Frame 1 (no input): blank canvas, image omitted
Frame 60 (no input): blank canvas, image omitted
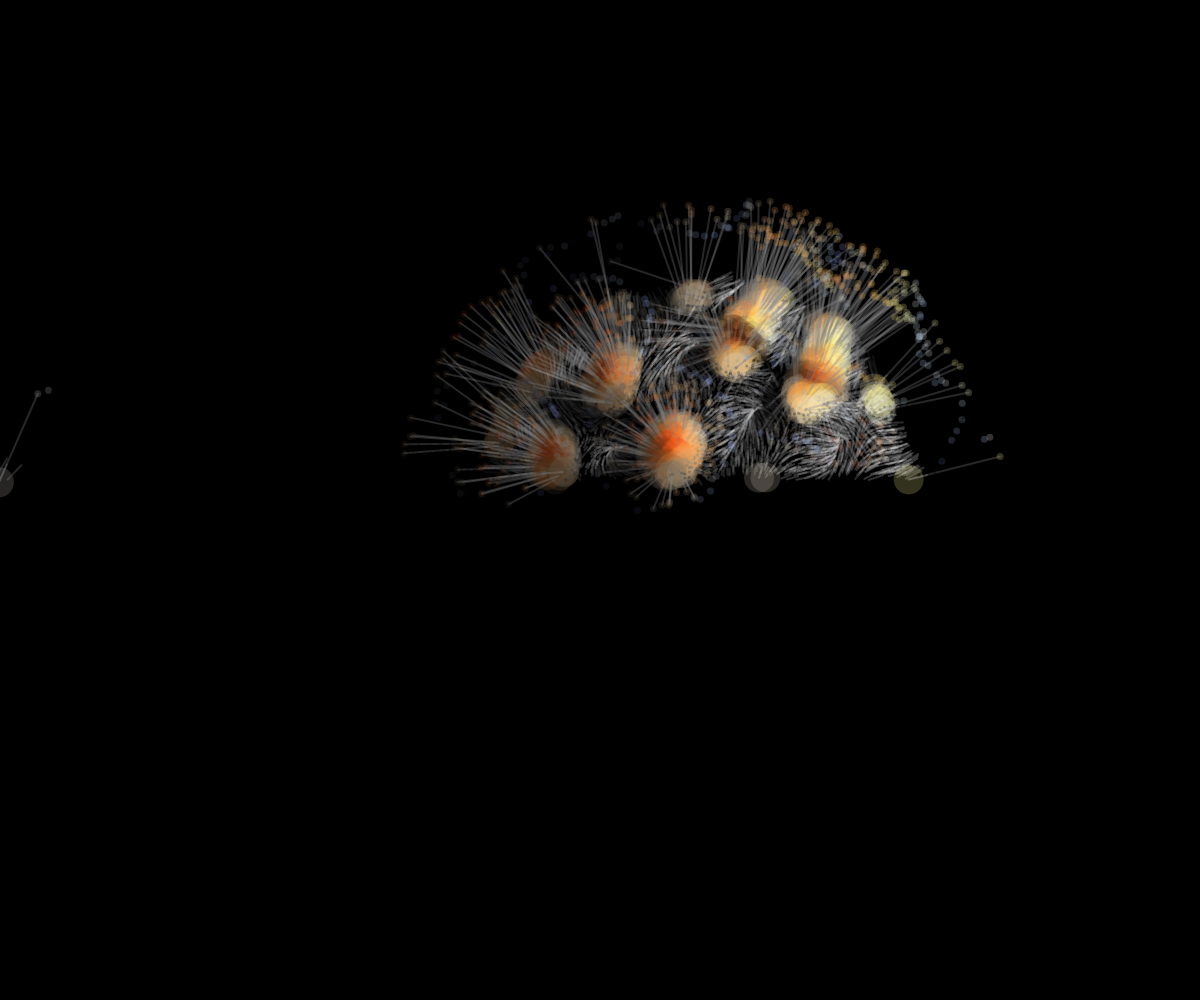
Frame 120 (the mouse pressed at the canvas centre since frame 60)

The p5.js sketch whose frames 1 and 60 were blank and that drew this single picture after the mouse press (run headless with seeded random() and noise() and a simulated clock; from frame 60 on, the mouse is pressed at the canvas centre):

// p5.js sketch
// ── sketch.js
let det = 0.01;
let maxdist = 1000;
let ldir;
let colo;
let pm;
let hitm;
let pix = 0;
let w, h;
let listoo = false;
let distmush;
let gr;
let features;
let set = false;
let fxrand = Math.random;
let pnt=0;

p5.Vector.prototype.rotateAxis = function (angleXY, angleXZ, angleYZ) {
  let vec2D;
  let vec3D = this;
  vec2D = createVector(vec3D.x, vec3D.y);
  vec2D.rotate(angleXY);
  vec3D.set(vec2D.x, vec2D.y, vec3D.z);
  vec2D = createVector(vec3D.x, vec3D.z);
  vec2D.rotate(angleXZ);
  vec3D.set(vec2D.x, vec3D.y, vec2D.y);
  vec2D = createVector(vec3D.y, vec3D.z);
  vec2D.rotate(angleYZ);
  vec3D.set(vec3D.x, vec2D.x, vec2D.y);
  return vec3D;
};

p5.Color.prototype.rotate = function (angleRG, angleRB, angleGB) {
  let col = this;
  let vec;
  if (col.x == undefined) {
    vec = createVector(col._array[0], col._array[1], col._array[2]);
  } else {
    vec = createVector(col.x, col.y, col.z);
  }
  vec.rotateAxis(angleRG, angleRB, angleGB);
  col.x = vec.x;
  col.y = vec.y;
  col.z = vec.z;
  col.setRed(abs(col.x));
  col.setGreen(abs(col.y));
  col.setBlue(abs(col.z));
  return col;
};

let angles = [0, 0.7, 3, 4, 4];
let mushroom_rotation;
let mushroom_tilt;
let mushroom_head1;
let mushroom_head2;
let mushroom_tallo;
let mushroom_height;
let mushroom_pattern_size;
let mushroom_pattern_freq;
let mushroom_clone;
let image_color;
let light_angle;
let flowers_color;
let river;
let camera_orientation;


function setup() {
  feat();
  w = windowWidth;
  h = windowHeight;
  createCanvas(w, h);
  colorMode(RGB, 1);
  //w = 800;
  //h = 800;
  ldir = createVector(3, -1, -2);
  ldir.normalize();
  //ldir.rotateAxis(0, light_angle, 0);
  pm = createVector(0, 0, 0);
  if (image_color == 5/4) {
    background(0.15);
    ldir = createVector(0.2, -0.5, 1);
  } else background(0);
}



window.onload = feat;

function feat() {
  if (set) return;
  set = true;
  mushroom_rotation = angles[Math.floor(fxrand() * 5)];
//  mushroom_rotation = angles[4];
  mushroom_tilt = 0.015 + (fxrand() - 0.5) * 0.015;
  let shape = Math.floor(fxrand() * 5) / 4;
  mushroom_head1 = 0.3 + shape * 0.7;
  let fat = Math.floor(fxrand() * 3.9) / 4;
  mushroom_head2 = Math.pow(fat, 2);
  mushroom_tallo = mushroom_head2 - 0.5;
  let he = Math.floor(fxrand() * 3);
  mushroom_height = (he / 3 - 0.3) * 10;
  mushroom_pattern_size = 0.2 + fxrand() * 0.25;
  mushroom_pattern_freq = 0.5 + fxrand() * 0.3;
  mushroom_clone = fxrand() > 0.5;
  image_color = 0;
  light_angle = 0;
  flowers_color = Math.floor(fxrand() * 4.99);
  river = fxrand() > .3;
  camera_orientation = fxrand() > 0.7 ? -1 : 1;

  let feature_mood;
  if (image_color == 0) feature_mood = "happy";
  if (image_color == 1/4) feature_mood = "happy";
  if (image_color == 2/4) feature_mood = "normal";
  if (image_color == 3/4) feature_mood = "melancholic";
  if (image_color == 4/4) feature_mood = "strange";
  if (image_color == 5/4) feature_mood = "sleepy";
  console.log("mood", feature_mood);

  let feature_mushroom_height;
  if (he == 2) feature_mushroom_height = "short";
  if (he == 1) feature_mushroom_height = "medium"
  if (he == 0) feature_mushroom_height = "tall"
  console.log("mushroom height", feature_mushroom_height);

  let feature_camera_angle = Math.floor(mushroom_rotation * 3.1416 * 2);
  console.log("camera angle", feature_camera_angle + " degrees");

  let feature_mushroom_shape = Math.floor(shape * 4.9) + 1;
  console.log("mushroom_shape", feature_mushroom_shape);

  let feature_mushroom_tilt = Math.floor(mushroom_tilt * 500) + " degrees";
  console.log("mushroom_tilt", feature_mushroom_tilt);

  let feature_mushroom_fatness;
  if (fat == 0/4) feature_mushroom_fatness = "S";
  if (fat == 1/4) feature_mushroom_fatness = "M";
  if (fat == 2/4) feature_mushroom_fatness = "L";
  if (fat == 3/4) feature_mushroom_fatness = "XL";
  console.log("mushroom_fatness", feature_mushroom_fatness);

  let feature_mushrooms;
  if (mushroom_clone) feature_mushrooms = "4";
  else feature_mushrooms = "2";
  console.log("mushrooms", feature_mushrooms);

  let feature_flowers_color;
  if (flowers_color == 0) feature_flowers_color = "cyan";
  if (flowers_color == 1) feature_flowers_color = "yellow";
  if (flowers_color == 2) feature_flowers_color = "pink";
  if (flowers_color == 3) feature_flowers_color = "multicolor";
  if (flowers_color == 4 || image_color == 5/4) feature_flowers_color = "white";
  console.log("flowers color", feature_flowers_color);

  let feature_river;
  if (river) feature_river = "yes";
  else feature_river = "no";
  console.log("river", feature_river);

  let feature_camera_orientation;
  if (camera_orientation == 1) feature_camera_orientation = "north";
  else feature_camera_orientation = "south";
  console.log("camera_orientation", feature_camera_orientation);
  features = {
      "mood" : feature_mood,
      "mushrooms" : feature_mushrooms,
      "mushroom height" : feature_mushroom_height,
      "mushroom fatness" : feature_mushroom_fatness,
      "mushroom shape" : feature_mushroom_shape,
      "mushroom tilt" : feature_mushroom_tilt,
      "flowers color" : feature_flowers_color,
      "river" : feature_river,
      "camera orientation" : feature_camera_orientation,
  }

  window.$fxhashFeatures = features;
  console.log(window.$fxhashFeatures);
}

function draw() {
  if (listoo) return;
  noStroke();
  strokeWeight(1);
  translate(w / 2, h / 2);
  let aspect = w / h;
  for (let i = 0; i < 300; i++) {
    pix++;
    let r = createVector(random() - 0.5, random() - 0.5);
    r.mult(2);
    let res = 4;
    if (pix > w / res * (h + 50) / res) listoo = true;
    let ww = w / res;
    let wh = h / res;
    let x = (pix % ww)+ r.x;
    let y = Math.floor(pix / ww) + r.y;
    let uv = createVector(x / ww - 0.5, y / wh - 0.5);
    let from = createVector(0, 0, -60);
    let dir = createVector(uv.x * aspect, uv.y, 0.7);
    //dir.y += 0.4;
    dir.x -= 0.1;
    dir.normalize();
    let mar = march(from, dir);
    mar.col.setAlpha(min(0.8, exp(-5 * mar.td)));
    //fill(mar.col);
    noStroke();
    let dm = (1 - max(0, 1 - mar.distmush * 0.3));
    fill(0, 0.3);
    circle(uv.x * w, uv.y * h, 3);
    let xx = uv.x * w;
    let yy = uv.y * h;
    mar.col.setAlpha(0.2);
    stroke(mar.col);
    strokeWeight(2);
    let l = 20;
    if (mar.hit) line (xx, yy, xx + mar.normal.x * l, yy + mar.normal.y * l);
    let an = mar.disp * 1.5;
    mar.col.rotate(-an, an, an * 1.5);
    fill(mar.col);
    l = 100;
    if (mar.disp > 2.1 && mar.hit) {
      noStroke();
      circle(xx, yy, 30);
      stroke(0.5, 0.3);
      line (xx, yy, xx + mar.normal.x * l, yy + mar.normal.y * l);
    }
    if (mar.disp > 2 && mar.hit) {
      noStroke();
      xx += mar.normal.x * 100.;
      yy += mar.normal.y * 100.;
      circle(xx, yy, 7);
    }

    mar.normal.rotateAxis(1.6, 0 ,0);
    mar.col.setRed(mar.col._array[0] * 0.7);
    mar.col.setGreen(mar.col._array[1] * 0.7);
    mar.col.setBlue(mar.col._array[2] * 0.7);
    if (mar.grass) {
      let dd = pow(1 - mar.td, 3);
      let fcolor = flowers_color;
      if (flowers_color == 3) {
        fcolor = Math.floor(random() * 3);
      }
      if (fcolor == 0) fill(0.5, 1, 1, 0.1 + dd * 2);
      if (fcolor == 1) fill(1, 1, 0.5, 0.1 + dd * 2);
      if (fcolor == 2) fill(1, 0.5, 1, 0.1 + dd * 2);
      if (fcolor == 4 || image_color == 5/4) fill(1, (image_color == 5/4 ? 0 : 0.1) + dd);
      if (noise(xx * 0.05, yy * 0.2) > 0.7 && mar.flowers) circle(xx, yy, 3 + dd * 25 * dm);
      stroke(mar.col)
      noFill();
      triangle(xx, yy, xx + dd * 5 + 3, yy, 
               xx + (random() - 0.5) * dd * 100 * dm, yy - dd * 200 * random() * dm);
    }
  }
}

function hash(p2) {
  let p = p2.copy();
  let r = p5.Vector.dot(p, createVector(12.9898, 78.233));
  return fract(sin(r) * 43758.5453);
}

function mushroom(p2, size) {
  let p = p2.copy();
  let hdif = 0;
  if (mushroom_clone) {
    if (p.x > 0) hdif = 4;
    p.set(abs(p.x), p.y, p.z);
    p.sub(8, 0, 0);
    mushroom_tilt = abs(mushroom_tilt) * (hdif == 0 ? -1 : 1);
  }
  p.mult(size);
  let a = atan2(p.x, p.z);
  let l = createVector(p.x, p.z).mag();
  p.sub(0, l * 0.2 + sin(a * 7) * l * l * 0.005 + mushroom_height - hdif, 0);
  p.rotateAxis(p.y * mushroom_tilt, 0, 0);
  let dx = max(0, abs(p.x) - mushroom_tallo);
  let dy = max(0, abs(p.y) - 15);
  let dz = max(0, abs(p.z) - mushroom_tallo);
  let pb = createVector(dx, dy, dz);
  let d = pb.mag() - 1 - exp(-mushroom_head1 * abs(p.y + 13) * (1 + max(0, p.y + 13))) * (3 + mushroom_head2 * 2.5);
  return { d: d / size * 0.5, p: p };
}

function de(p3) {
  let p2 = p3.copy();
  p2.rotateAxis( sin(p3.x * 0.01) + 1, 0.5, 0);
  //p2.set(p2.x, p2.y * 1.3, p2.z);
  let p = p2.copy();
  p.mult(0.5);
  let d = p2.mag() - 15;
  hit = false;
  let disp = createVector(sin(p.x), sin(p.y));
  d = min(d, max(p.x,createVector(p2.y, p2.z).mag()) - 6)
  pnt = disp.mag() * 1.7;
  d -= pnt;
  p2.add(0, 0, 15);
  //d = min(d, p2.mag() - 10);;
  //d = max(d, -p2.z - 9);
  //d = max(d, -abs(p.x) + 2);
  //d = max(d, -abs(p.y) + 2);
  //p2.add(0, 0, 0);
  //d = min(d, p2.mag() - 6);
  //d = max(d, -createVector(p.x,p.y).mag() + 3);
  return d * .7;
}

function nor(p) {
  let p1 = p.copy();
  p1.add(det, 0, 0);
  let p2 = p.copy();
  p2.add(0, det, 0);
  let p3 = p.copy();
  p3.add(0, 0, det);
  let n = createVector(de(p1), de(p2), de(p3));
  let d = de(p);
  n.sub(d, d, d);
  n.normalize();
  return n;
}

function shadow(p2) {
  let p = p2.copy();
  let td = 0;
  let d = 0.5;
  for (let i = 0; i < 80; i++) {
    p.add(ldir.x * d, ldir.y * d, ldir.z * d);
    d = de(p);
    td += d;
    if (d < det) return 0.5;
    if (td > 30) break;
  }
  return 1;
}

function shade(p) {
  let n = nor(p);
  let amb = 0.3;
  let dif = max(0, p5.Vector.dot(ldir, n)) * 1.5;
  //let sh = shadow(p);
  return max(amb, dif);
}

function march(from, dir) {
  let flowers = true;
  distmush = 1000;
  let d;
  let td = 0;
  let p = from;
  let col = color(0, 0);
  let g = 0;
  let grass = false;
  for (let i = 0; i < 150; i++) {
    d = de(p);
    p.add(dir.x * d, dir.y * d, dir.z * d);
    if (d < det || td > maxdist) break;
    td += d;
    g++;
  }
  let dm = distmush;
  let pp = pm.copy();
  let gro = gr;
  let n = nor(p);
  let disp = pnt;
  let hh = false;
  if (d < det) {
    hh = true;
    let h = hit;
    let c = shade(p);
    let xz = createVector(pp.x, pp.z);
    let l = xz.mag();
    if (pp.y < -12) {
      xz.rotate(0.7);
      xz.set(
        fract(xz.x * mushroom_pattern_freq + Math.floor(xz.y * mushroom_pattern_freq) * 0.5) - 0.5,
        fract(xz.y * mushroom_pattern_freq) -0.5
      );
      col = color(c, (dir.y - 0.1) * c * 1.5, 0);
      col.rotate(0, image_color * 0.7, 0);
      col = lerpColor(col, color(c), xz.mag() < mushroom_pattern_size ? 0.5 : 0);
    }
    if (pp.y > -12.5) col = color(c * 0.7);
    if (h) {
      let ao = 1 - exp(-0.5 * createVector(pp.x, pp.z).mag()) * 1.3;
      //ao=1;
      col = color(c * 0.3 * ao, c * 0.5 * ao, (image_color == 5/4 ? 0.1 : 0));
      col.rotate(image_color, image_color * 2, 0);
      col = distanciarColor(col, 0.3);
      grass = true;
    }
  } else {
    p.mult(0.1);
    nub = pow(noise(dir.x * 10 + 100, dir.y * 20 + 150), 2) * 2;
    col = lerpColor(
      lerpColor(color(0.4, 0.8, 1).rotate(0, image_color * 2, 0), color(1), p.y + 0.8), color(1), nub);
    let moon = max(0, 1 - (dir.x * dir.x + dir.y * dir.y) * 30) * max(0, camera_orientation);
    if (image_color == 5/4) col = color(0.2+moon+nub*.2,0.3+moon+nub*.3,0.5+moon);
    td = maxdist;
  }
  return { col: col, td: td / maxdist, grass: grass, flowers: flowers, distmush: dm + max(0, pp.y) * 500, normal: n, disp: disp, hit: hh};
}

function distanciarColor(col, dist) {
  let rnd1 = random();
  let rnd2 = random();
  let v1 = dist * rnd1;
  let v2 = dist * (1-rnd1);
  let v3 = (v1 + v2) * rnd2;
  v1 *= 1 - rnd2;
  v2 *= 1 - rnd2;
  let r = red(col);
  let g = green(col);
  let b = blue(col);
  let a = alpha(col);
//  console.log(v1,v2,v3);
  return color(r + v1, g + v2, b + v3, a)  
}
